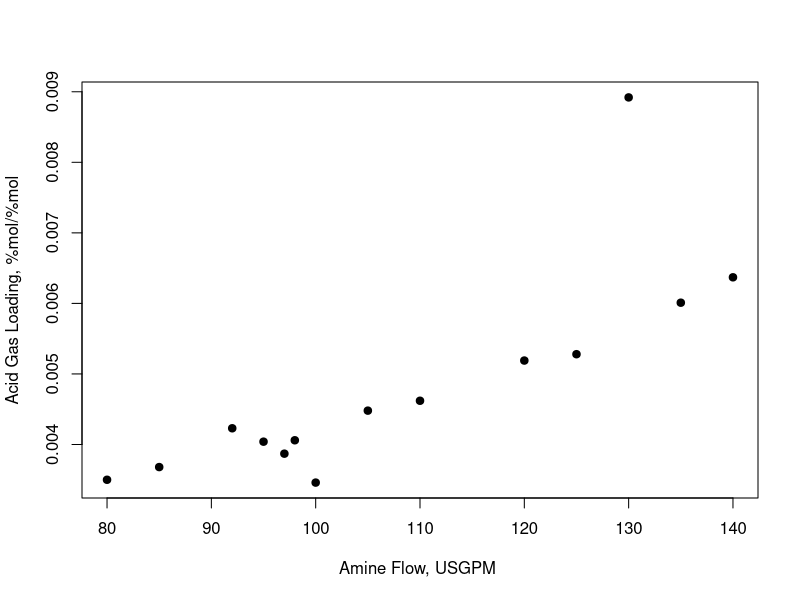

Recreate this plot in R.
## ---- chunk 1
install.packages("dplyr")
## ---- chunk 2
setwd("C:/Book/Chapter3/Examples")
data <-read.csv(file="Ex3.9.csv",head=TRUE,sep=",")
data
# Scatter plot
plot(data$AmineFlow,data$AcidGas.Loading, 
   xlab="Amine Flow, USGPM ", ylab="Acid Gas Loading, %mol/%mol", pch=19)
## ---- chunk 3
#Fit with linear regression
model <- lm(data$AcidGas.Loading ~ data$AmineFlow, data = data)
summary(model)

#Detect outliers using Cook's distance
cooksD <- cooks.distance(model)
influential <- cooksD[(cooksD > (3 * mean(cooksD, na.rm = TRUE)))]
influential

#Remove outliers and fit model again
library(dplyr)
names_of_influential <- names(influential)
outliers <- data[names_of_influential,]
data_without_outliers <- data %>% anti_join(outliers)
model2 <- lm(data_without_outliers$AcidGas.Loading ~ data_without_outliers$AmineFlow, data = data_without_outliers)
summary(model2)
